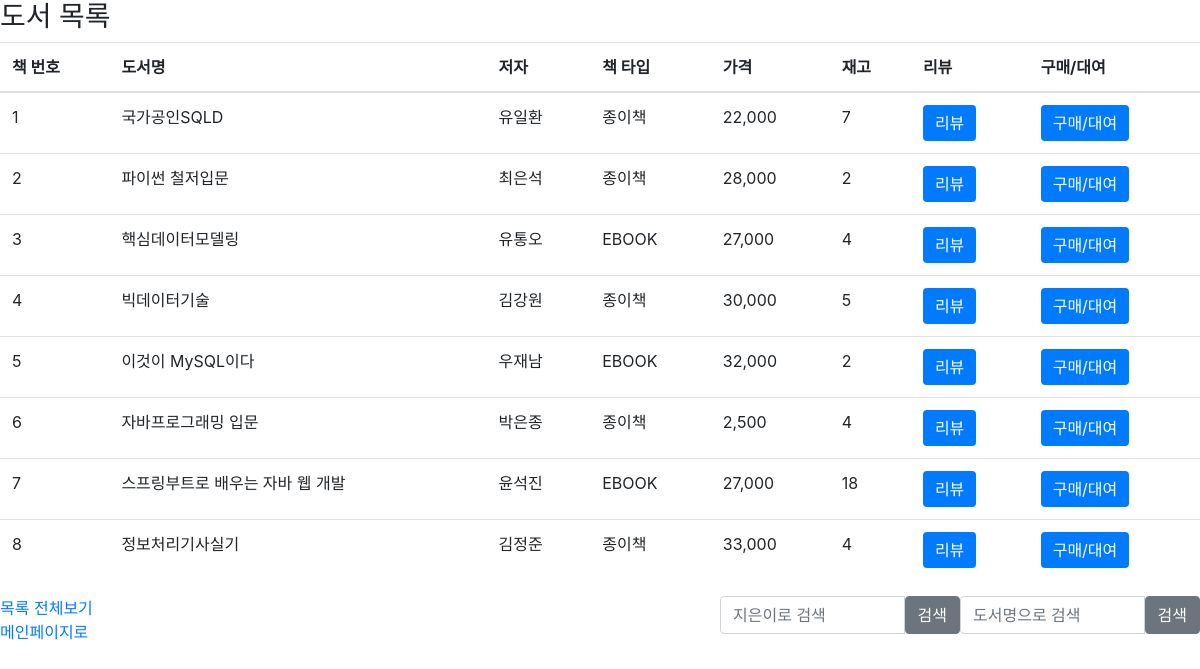
/book/list, run on the app's committed database.
### models/mem_model.py (models this page shows)
class Book(db.Model):
    book_no = db.Column(db.Integer, primary_key=True)
    book_title = db.Column(db.String(20),nullable=False)
    book_type = db.Column(db.String(20),nullable=False) #paper or ebook
    book_author = db.Column(db.String(20),nullable=False)
    book_price = db.Column(db.Numeric(20),nullable=False)
    book_amount = db.Column(db.Numeric(10),nullable=False)

### routes/book_route.py (the view)
@bp.route('/list')
def list():
    pblist = service.getBookAll()
    return render_template('/book/list.html',pblist=pblist)

### models/mem_model.py (called while the page is built)
    def getBookAll(self):
        return Book.query.order_by(Book.book_no.asc())

### templates/book/list.html (shortened to what this page needs)
<!DOCTYPE html>
<html lang="en">
<head>
    <link href="{{ url_for('static', filename='bootstrap.min.css') }}" rel="stylesheet">
</head>
<body>
     <h3>도서 목록</h3>
     <table class="table" id="list-table">
          <thead>
            <tr>
              <th scope="col">책 번호</th>
              <th scope="col">도서명</th>
              <th scope="col">저자</th>
              <th scope="col">책 타입</th>
              <th scope="col">가격</th>
              <th scope="col">재고</th>
              <th scope="col">리뷰</th>
              <th scope="col">구매/대여</th>
            </tr>
          </thead>
          <tbody>
            {% for pb in pblist %}
            <tr>
              <td>{{pb.book_no}}</td>
              <td>{{pb.book_title}}</td>
              <td>{{pb.book_author}}</td>
              <td>{{pb.book_type}}</td>
              <td>{{'{:,}'.format(pb.book_price|int)}}</td>
              <td>{{'{:,}'.format(pb.book_amount|int)}}</td>
              <td><input type="button" value="리뷰" onclick="review()" class="btn-primary btn" style="border:0 solid black;"></td>
              <td><input type="button" value="구매/대여" class="btn-primary btn" style="border:0 solid black;"></td>
            </tr>
            {% endfor %}
          </tbody>
        </table>
    <form name="f">
        <div class="input-group">
            <input type="text" class="form-control" name="book_title" placeholder="도서명으로 검색" >
            <span class="input-group-btn">
                <button class="btn btn-secondary" type="button" onclick="a()">검색</button>
            </span>
        </div>
        <div class="input-group">
            <input type="text" class="form-control" name="book_author" placeholder="지은이로 검색">
            <span class="input-group-btn">
                <button class="btn btn-secondary" type="button" onclick="b()">검색</button>
            </span>
        </div>
    </form>
     <a href="/book/list">목록 전체보기</a><br/>
<a href="/">메인페이지로</a>
</body>
</html>

### templates/book/list.html (style rules this page uses)
div.input-group { width: 20%; float: right; }

### data on the page
Book: book_no "1", book_title "국가공인SQLD", book_author "유일환", book_type "종이책", book_price "22,000", book_amount "7"
Book: book_no "2", book_title "파이썬 철저입문", book_author "최은석", book_type "종이책", book_price "28,000", book_amount "2"
Book: book_no "3", book_title "핵심데이터모델링", book_author "유통오", book_type "EBOOK", book_price "27,000", book_amount "4"
Book: book_no "4", book_title "빅데이터기술", book_author "김강원", book_type "종이책", book_price "30,000", book_amount "5"
Book: book_no "5", book_title "이것이 MySQL이다", book_author "우재남", book_type "EBOOK", book_price "32,000", book_amount "2"
Book: book_no "6", book_title "자바프로그래밍 입문", book_author "박은종", book_type "종이책", book_price "2,500", book_amount "4"
Book: book_no "7", book_title "스프링부트로 배우는 자바 웹 개발", book_author "윤석진", book_type "EBOOK", book_price "27,000", book_amount "18"
Book: book_no "8", book_title "정보처리기사실기", book_author "김정준", book_type "종이책", book_price "33,000", book_amount "4"
